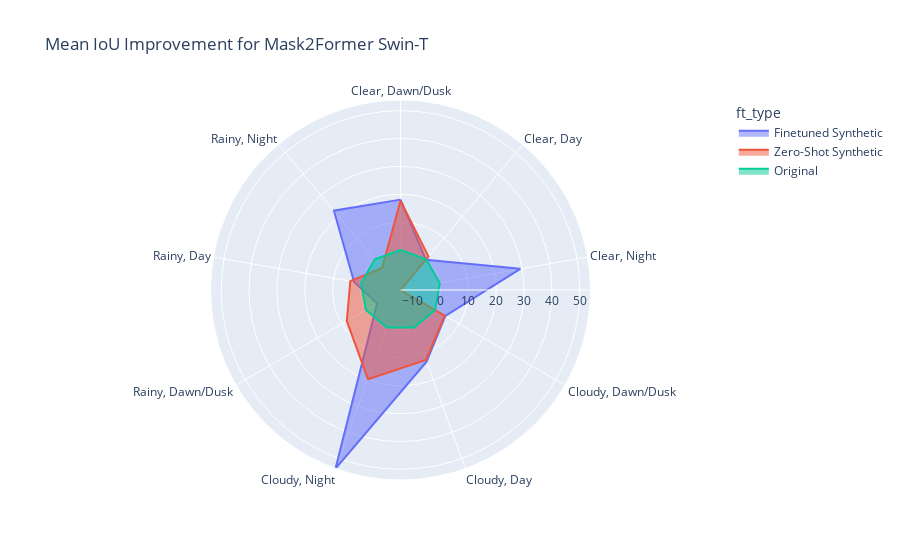

The notebook cell this image was saved under:
### Code cell
# Print the average metrics across all conditions

# Pretty Table for per class metrics
MDOELS = ['Mask2Former Swin-T', 'Mask2Former Resnet 50', 'Segformer']
metrics_column = ['mAcc','mIoU', 'mDice', 'mF1']
avg_metrics_table_data_dict = { k:PrettyTable() for k in MDOELS}
bar_plot_data = { k:[] for k in MDOELS}


for model, data_ in avg_data_plot.items():
    metrics = data_[metrics_column]
    model_cat = data_['model_cat'].unique()[0]
    
    if 'mixed' in model and 'ft' not in model:
        ret_metrics_cond = OrderedDict({
        ret_metric+'_mix': np.round(ret_metric_value * 100, 2)
        for ret_metric, ret_metric_value in metrics.items()
         })
        data_['ft_type'] = 'Zero-Shot Synthetic'
    elif 'ft' in model:
        ret_metrics_cond = OrderedDict({
        ret_metric+'_ft': np.round(ret_metric_value * 100, 2)
        for ret_metric, ret_metric_value in metrics.items()
         })
        data_['ft_type'] = 'Finetuned Synthetic'
    else:
        ret_metrics_cond = OrderedDict({
        ret_metric: np.round(ret_metric_value * 100, 2)
        for ret_metric, ret_metric_value in metrics.items()
         })
        data_['ft_type'] = 'Original'
    ret_metrics_cond.update({'Condition': list(data_['condition'])})
    ret_metrics_cond.move_to_end('Condition', last=False)

    avg_metrics_table_data_dict[model_cat].title = model_cat
    for key, val in ret_metrics_cond.items():
        avg_metrics_table_data_dict[model_cat].add_column(key, val)
    bar_plot_data[model_cat].append(data_)
    
for model, table in avg_metrics_table_data_dict.items():
    print(table)
    print('\n')


for model, tables in bar_plot_data.items():
    # Concatenate all the dataframes in tables
    table_data = pd.concat([dfs for dfs in tables], ignore_index=True)
    improvement_data = pd.DataFrame(columns=['condition', 'ft_type', 'mIoU', 'mAcc', 'mDice', 'mF1'])
    
    plt.figure(figsize=(20, 15))
    sns.barplot(table_data,
                    x='condition',
                    y='mIoU', 
                    hue='ft_type', 
                    palette=pallete[:3])
    plt.legend(fontsize=20, loc='lower right')
    plt.title('Mean IoU Across different environmental conditions {}'.format(model), fontsize=35)

    for cond in table_data['condition'].unique():
        sub_data = table_data[table_data['condition'] == cond]
        original = sub_data[sub_data['ft_type'] == 'Original']
        ft = sub_data[sub_data['ft_type'] == 'Finetuned Synthetic']
        mix = sub_data[sub_data['ft_type'] == 'Zero-Shot Synthetic']
        #print(original['mIoU'])
        #print((ft['mIoU'].values[0] - original['mIoU'].values[0])/original['mIoU'].values[0]*100)
        improvement_data = improvement_data.append({'condition': cond,
                                                    'ft_type': 'Finetuned Synthetic',
                                                    'mIoU': (ft['mIoU'].values[0] - original['mIoU'].values[0])/original['mIoU'].values[0]*100,
                                                    'mAcc': (ft['mAcc'].values[0] - original['mAcc'].values[0])/original['mAcc'].values[0]*100,
                                                    'mDice': (ft['mDice'].values[0] - original['mDice'].values[0])/original['mDice'].values[0]*100,
                                                    'mF1': (ft['mF1'].values[0] - original['mF1'].values[0])/original['mF1'].values[0]*100}, ignore_index=True)
        improvement_data = improvement_data.append({'condition': cond,
                                                    'ft_type': 'Zero-Shot Synthetic',
                                                    'mIoU': (mix['mIoU'].values[0] - original['mIoU'].values[0])/original['mIoU'].values[0]*100,
                                                    'mAcc': (mix['mAcc'].values[0] - original['mAcc'].values[0])/original['mAcc'].values[0]*100,
                                                    'mDice': (mix['mDice'].values[0] - original['mDice'].values[0])/original['mDice'].values[0]*100,
                                                    'mF1': (mix['mF1'].values[0] - original['mF1'].values[0])/original['mF1'].values[0]*100}, ignore_index=True)
        improvement_data = improvement_data.append({'condition': cond,
                                                    'ft_type': 'Original',
                                                    'mIoU': 0,
                                                    'mAcc': 0,
                                                    'mDice': 0,
                                                    'mF1': 0}, ignore_index=True)
    

    fig = px.line_polar(improvement_data, r='mIoU',
                        theta='condition',
                        color='ft_type',
                        line_close=True,
                        title='Mean IoU Improvement for {}'.format(model),
                        )
    fig.update_traces(fill='toself')
    fig.show()

### Figure 1 — Plotly figure (JSON) as saved in the notebook; plotly's stock layout.template omitted (floating-point values rounded to 4 significant figures)
{"data": [{"fill": "toself", "hovertemplate": "ft_type=Finetuned Synthetic<br>mIoU=%{r}<br>condition=%{theta}<extra></extra>", "legendgroup": "Finetuned Synthetic", "line": {"color": "#636efa", "dash": "solid"}, "marker": {"symbol": "circle"}, "mode": "lines", "name": "Finetuned Synthetic", "r": [18.09, -0.1687, 29.31, 4.253, 13.02, 53.83, -4.642, 2.608, 22.82, 18.09], "showlegend": true, "subplot": "polar", "theta": ["Clear, Dawn/Dusk", "Clear, Day", "Clear, Night", "Cloudy, Dawn/Dusk", "Cloudy, Day", "Cloudy, Night", "Rainy, Dawn/Dusk", "Rainy, Day", "Rainy, Night", "Clear, Dawn/Dusk"], "type": "scatterpolar"}, {"fill": "toself", "hovertemplate": "ft_type=Zero-Shot Synthetic<br>mIoU=%{r}<br>condition=%{theta}<extra></extra>", "legendgroup": "Zero-Shot Synthetic", "line": {"color": "#EF553B", "dash": "solid"}, "marker": {"symbol": "circle"}, "mode": "lines", "name": "Zero-Shot Synthetic", "r": [17.72, 1.306, -14.33, 3.996, 12.38, 19.71, 7.913, 3.96, -4.038, 17.72], "showlegend": true, "subplot": "polar", "theta": ["Clear, Dawn/Dusk", "Clear, Day", "Clear, Night", "Cloudy, Dawn/Dusk", "Cloudy, Day", "Cloudy, Night", "Rainy, Dawn/Dusk", "Rainy, Day", "Rainy, Night", "Clear, Dawn/Dusk"], "type": "scatterpolar"}, {"fill": "toself", "hovertemplate": "ft_type=Original<br>mIoU=%{r}<br>condition=%{theta}<extra></extra>", "legendgroup": "Original", "line": {"color": "#00cc96", "dash": "solid"}, "marker": {"symbol": "circle"}, "mode": "lines", "name": "Original", "r": [0, 0, 0, 0, 0, 0, 0, 0, 0, 0], "showlegend": true, "subplot": "polar", "theta": ["Clear, Dawn/Dusk", "Clear, Day", "Clear, Night", "Cloudy, Dawn/Dusk", "Cloudy, Day", "Cloudy, Night", "Rainy, Dawn/Dusk", "Rainy, Day", "Rainy, Night", "Clear, Dawn/Dusk"], "type": "scatterpolar"}], "layout": {"legend": {"title": {"text": "ft_type"}, "tracegroupgap": 0}, "polar": {"angularaxis": {"direction": "clockwise", "rotation": 90}, "domain": {"x": [0, 1], "y": [0, 1]}}, "title": {"text": "Mean IoU Improvement for Mask2Former Swin-T"}}}
